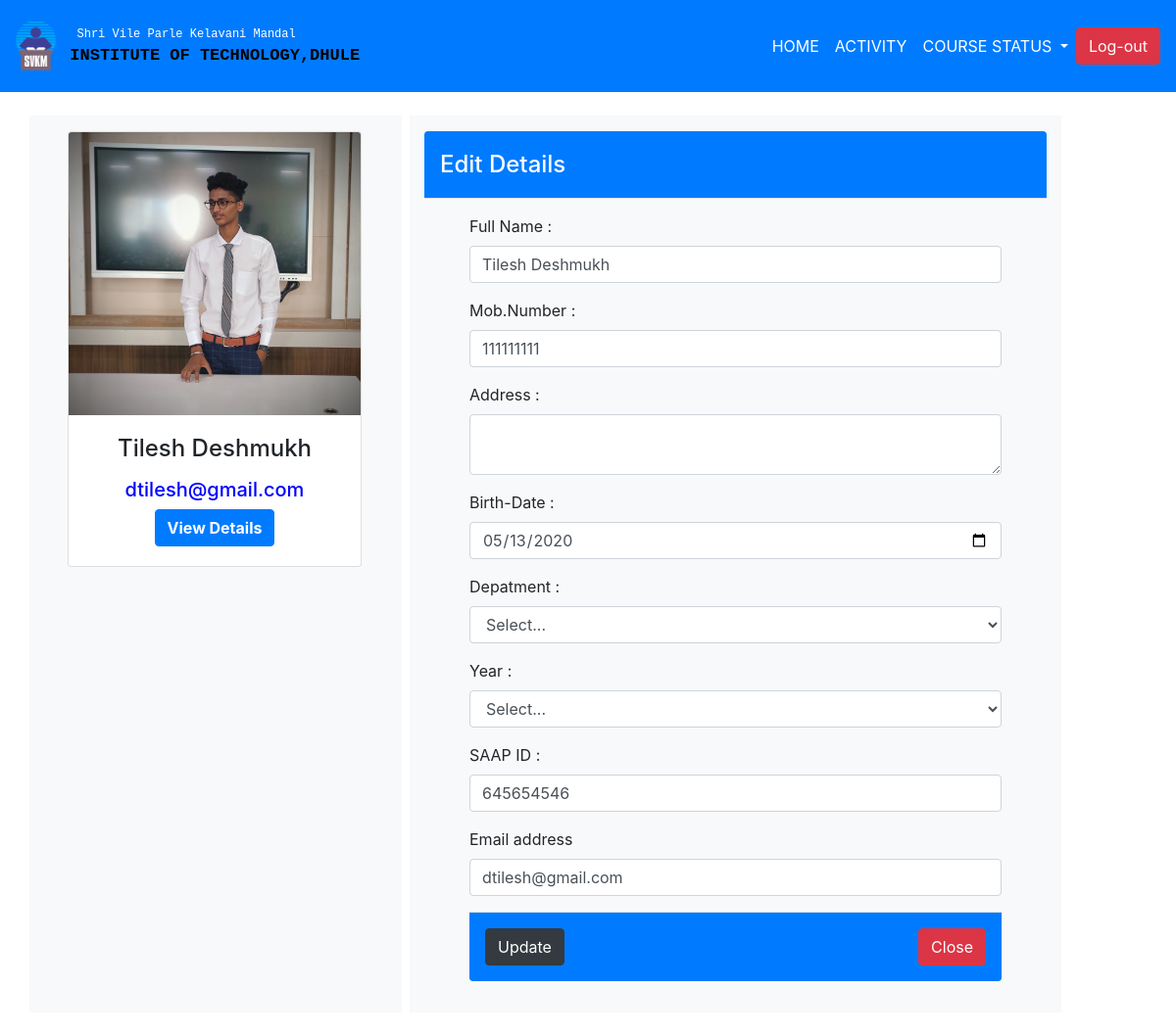
Page /edit.php?eid=1 on the committed database.
### tables this page shows
CREATE TABLE `registration` (
  `id` int(10) NOT NULL,
  `name` varchar(50) NOT NULL,
  `number` int(50) NOT NULL,
  `address` text NOT NULL,
  `bdate` date NOT NULL,
  `dept` varchar(40) NOT NULL,
  `year` text NOT NULL,
  `sid` int(50) NOT NULL,
  `email` text NOT NULL,
  `pass` text NOT NULL,
  `img` text NOT NULL
);

### edit.php (the view, shortened to what this page needs)
<!doctype html>
<html lang="en">
  <head>
    <link rel="stylesheet" href="https://stackpath.bootstrapcdn.com/bootstrap/4.4.1/css/bootstrap.min.css">
      <link rel="stylesheet" type="text/css" href="style.css">
  </head>
  <body>
<?php
    include('db.php');
    $sql = mysqli_query($conn, "select * from registration where id = '".$_GET['eid']."' ");
    while($row=mysqli_fetch_assoc($sql)){
    $s = $row['sid'];
?>
        <nav class="navbar navbar-expand-lg  navbar-dark bg-primary navbar-fixed-top">
            <img class="" src="logo.png" style="width: 3.5%; height: 1.8%">
              <pre style="font-size: 12px; color: white;">
   Shri Vile Parle Kelavani Mandal
  <b style="font-size: 17px; color: black;" class="text-uppercase">Institute Of Technology,Dhule  </b></pre>
            <div class="collapse navbar-collapse" id="navbarTogglerDemo02">
                <ul class="navbar-nav ml-auto mt-2 mt-lg-0">
                  <li class="nav-item active">
                    <a class="nav-link text-uppercase" href="Profile.php?eid=<?php echo $_GET['eid'];?>&s=<?php echo $s; ?>">Home <span class="sr-only">(current)</span></a>
                  </li>
                  <li class="nav-item active">
                    <a class="nav-link text-uppercase" href="activity.php?eid=<?php echo $_GET['eid'];?>&s=<?php echo $s; ?>">Activity <span class="sr-only">(current)</span></a>
                  </li>
                   <li class="nav-item dropdown">
                    <a class="nav-link dropdown-toggle text-white text-uppercase" style="color: black" href="#" id="navbardrop" data-toggle="dropdown">
                      Course Status
                    </a>
                  </li>
                </ul>
             <form class="form-inline my-2 my-lg-0">
               <a href="logout.php"><button class="btn btn-danger my-2 my-sm-0" type="submit">Log-out</button></a>
            </form>
        </div>
      </nav>
      <?php
    }
    ?>
<?php
    include('db.php');
    $sql = mysqli_query($conn, "select * from registration where id = '".$_GET['eid']."' ");
    while($row=mysqli_fetch_assoc($sql)){
      $d = $row['id'];
?>
<div class="container my-4">
    <div class="row">
        <div class="col-lg-4 col-md-4 col-sm-2 col-2 text-center bg-light py-3">
              <div class="card mx-4" style="width:300px">
                   <img class="card-img-top" src="temp.jpg" alt="Card image" style="width:100%">
                  <div class="card-body">
                      <h4 class="card-title"><p><?php echo $row['name']; ?></p></h4>
                      <h5><p class="card-text" style="color: blue"> <?php echo $row['email']; ?></p></h5>
                    <a href="detail.php?eid=<?php echo $d; ?>" style="color: black"><button class="btn btn-primary "><b>View Details</b>  </button></a>
                  </div>
              </div>
        </div>
          <div class="col-lg-7 col-md-7 col-sm-6 col-5 bg-light mx-2 py-3">
                <?php
                    include('db.php');
                    $sql = mysqli_query($conn, "select * from registration where id = '".$d."' ");
                    while($row=mysqli_fetch_assoc($sql)){
                    $d = $row['id'];
                    $name = $row['name'];
                    $number = $row['number'];
                    $bdate = $row['bdate'];
                    $sid = $row['sid'];
                    $email = $row['email'];
                  }
                ?>
           <div class="modal-header btn-primary">
              <h4 class="modal-title text-white">Edit Details</h4>
           </div>
           <div style="padding-left: 30px; padding-right: 30px">
           <div class="modal-body bg-light">
             <form action="update.php?eid=<?php echo $d;?>" method="POST">
                 <div class="form-group">
                    <label>Full Name :</label>
                    <input type="text" name="name" class="form-control" placeholder="Enter full name" value="<?php echo $name?>" required="">
                  </div>
                 <div class="form-group">
                    <label>Mob.Number :</label>
                    <input type="Number" name="nu" class="form-control" placeholder="Enter Number" value="<?php echo $number ?>"  required="required">
                </div>
                <div class="form-group">
                    <label>Address :</label>
                    <textarea type="text" name="ad" required="required" class="form-control"  placeholder="Address"> </textarea>
                 </div>
                  <div class="form-group">
                       <label>Birth-Date :</label>
                       <input type="date" name="bd" class="form-control" value="<?php echo $bdate ?>" required="required">
                  </div>
                  <div class="form-group">
                       <label>Depatment :</label>
                       <select type="text" name="dept" required="required" class="form-control">
                          <option>Select...</option>
                       </select>
                  </div>
                 <div class="form-group">
                      <label>Year :</label>
                    <select type="text" name="yr" class="form-control" placeholder="choce.." required="required">
                          <option>Select...</option>
                       </select>
                </div>
                <div class="form-group">
                    <label>SAAP ID :</label>
                    <input type="Number" name="sid" class="form-control" placeholder="Enter saap id" value="<?php echo $sid ?>" required="required">
                </div>
                <div class="form-group">
                    <label for="exampleInputEmail1">Email address</label>
                    <input type="email" name="email" class="form-control" id="exampleInputEmail1" value="<?php echo $email ?>" aria-describedby="emailHelp" required="required" placeholder="Email">
                </div>
                <div class="modal-footer bg-primary">
                  <a href="update.php?eid=<?php echo $d;?>"><button type="submit" name="sub" class="btn btn-dark">
                    Update
                  </button></a>
                  <button type="button" class="btn btn-danger ml-auto" data-dismiss="modal">Close</button>
                </div>
            </form>
          </div>
       </div>
     </div>
     </div>
   </div>
<?php
}
?>
  </body>
</html>

### rows in the picture
registration: name "Tilesh Deshmukh", email "dtilesh@gmail.com", nu "111111111", bd "05/13/2020", sid "645654546"
